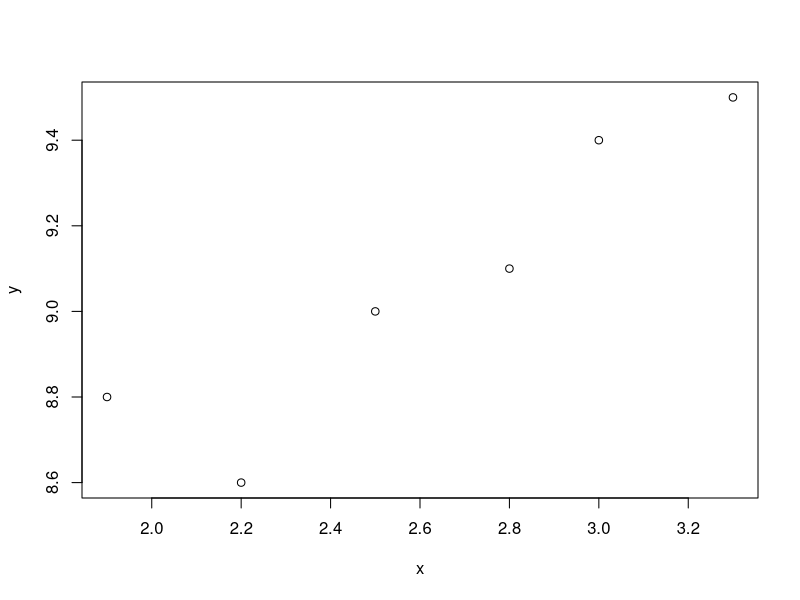

The R script that drew this image:
# Create data for X and Y
x = c(3.3, 2.8, 1.9, 2.5, 2.2, 3.0);
y = c(9.5, 9.1, 8.8, 9.0, 8.6, 9.4);

# Get mean of X and Y and store in vars
x_bar = mean(x);
y_bar = mean(y);

# Plot the graph of X vs Y
plot(x,y);

# Calculate Sxx and Sxy 
sxx = sum((x - x_bar)^2);
sxy = sum((x - x_bar) * (y - y_bar));

# Calculute B0(intercept) and B1(slope) using Sxx and Sxy
b1 =  sxy / sxx;
b0 = y_bar - (b1 * x_bar);

# Create data for Y-hat (our estimated y values)
y_hat = b0 + (b1 * x);

# Calculate Mean Square Sum and Estimate Standard Deviation
MSE = sum((y - y_hat)^2) / 4;
s = sqrt(MSE);

# Calculate Standard Error of slope and intercept using our estimate
se_b1 = s / (sqrt(sxx));
se_b0 = s * sqrt((1/6) + (x_bar^2 / sxx));

